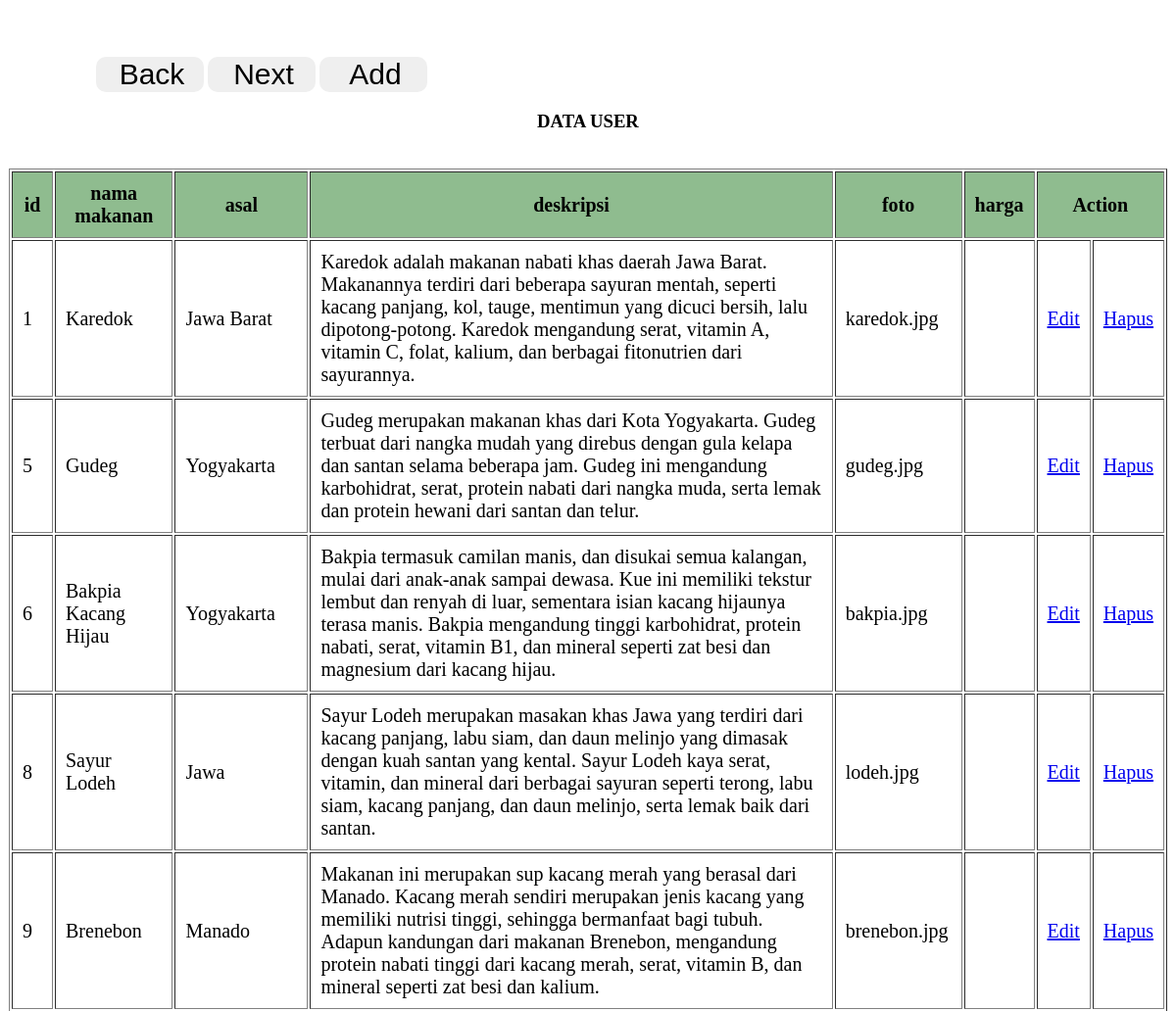
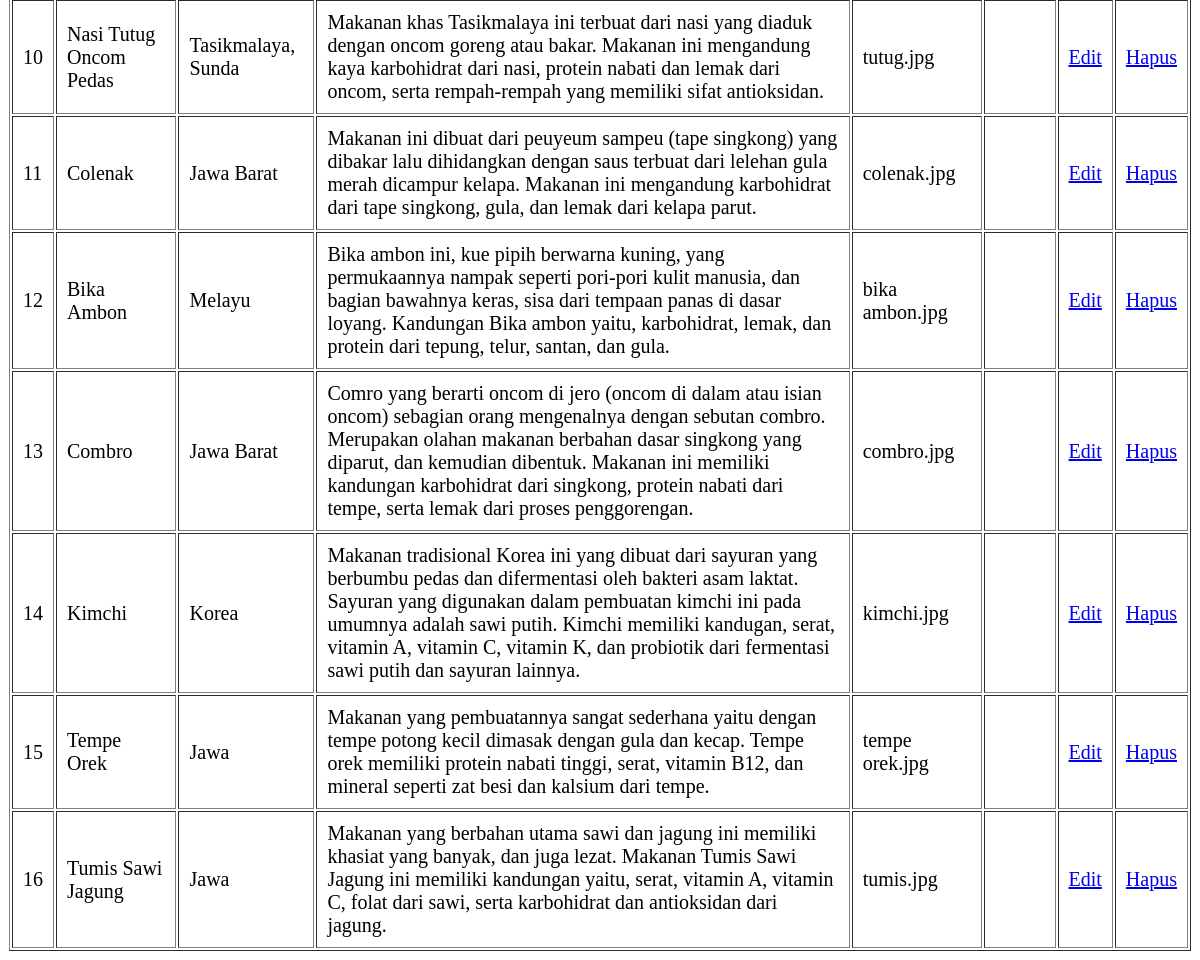
/ukl/datamakanan.php, run on the app's committed database (2 pictures, top to bottom).
### tables this page shows
CREATE TABLE `makanan2` (
  `id_makanan` int(100) NOT NULL,
  `nama_makanan` varchar(100) NOT NULL,
  `asal` varchar(100) NOT NULL,
  `deskripsi` varchar(1000) NOT NULL,
  `foto` varchar(100) NOT NULL,
  `id_user` int(100) NOT NULL
);

### ukl/datamakanan.php (the view, shortened to what this page needs)
<!DOCTYPE html>
<html lang="en">
<head>
    </head>
    <body>
    <div class="servicess">
        <a href="tabeluser.php" class="learn-isi"><button>Back</button></a>
        <a href="dataminuman.php" class="learn-isi"><button>Next</button></a>
        <a href="tambahmakanan.php" class="learn-isi"><button>Add</button></a>
    </div>
    <h3 class="judul">DATA USER</h3>
    <br>
    <div class="tabel">
    <table border="1">
    <tr>
        <th>id</th>
        <th>nama makanan</th>
        <th>asal</th>
        <th>deskripsi</th>
        <th>foto</th>
        <th>harga</th>
        <th colspan="2">Action</th>
    </tr>
    </div>
<?php
include 'koneksi.php';
$result = mysqli_query($mysqli, "SELECT * FROM makanan2") or die (mysqli_error());
while($data = mysqli_fetch_array($result)){
    ?>
    <tr>
        <td><?php echo $data['id_makanan']; ?></td>
        <td><?php echo $data['nama_makanan']; ?></td>
        <td><?php echo $data['asal']; ?></td>
        <td><?php echo $data['deskripsi']; ?></td>
        <td><?php echo $data['foto']; ?></td>
        <td><?php echo $data['harga_makanan']; ?></td>
        <td><a href='editdatauser.php?Id=<?php echo $data['id_user'];?>'>Edit</a></td>
        <td><a href='deleteuser.php?Id=<?php echo $data['id_user'];?>'>Hapus</a></td>
        <?php
    }
    ?>
    </tr>
</html>

### ukl/datamakanan.php (style rules this page uses)
.judul { text-align: center; font-weight:600; color:black; }
.tabel th { background-color: #8FBC8F; height:40px; padding:10px; }
.tabel { border-collapse: collapse; font-size:20px; border:1px solid white; display: flex; justify-content: center; align-items: center; }
.tabel td { padding:10px; height:25px; }
.servicess { text-align: left ; padding-left: 90px; }
.servicess button { margin-top: 50px; padding-left: 10px; width: 110px; border-radius: 10px; border: none; font-size: 30px; }

### data on the page
makanan2: id_makanan "1", nama_makanan "Karedok", asal "Jawa Barat", deskripsi "Karedok adalah makanan nabati khas daerah Jawa Barat. Makanannya terdiri dari beberapa sayuran mentah, seperti kacang panjang, kol, tauge, mentimun yang dicuci bersih, lalu dipotong-potong. Karedok mengandung serat, vitamin A, vitamin C, folat, kalium, dan berbagai fitonutrien dari sayurannya.", foto "karedok.jpg"
makanan2: id_makanan "5", nama_makanan "Gudeg", asal "Yogyakarta", deskripsi "Gudeg merupakan makanan khas dari Kota Yogyakarta. Gudeg terbuat dari nangka mudah yang direbus dengan gula kelapa dan santan selama beberapa jam. Gudeg ini mengandung karbohidrat, serat, protein nabati dari nangka muda, serta lemak dan protein hewani dari santan dan telur.", foto "gudeg.jpg"
makanan2: id_makanan "6", nama_makanan "Bakpia Kacang Hijau", asal "Yogyakarta", deskripsi "Bakpia termasuk camilan manis, dan disukai semua kalangan, mulai dari anak-anak sampai dewasa. Kue ini memiliki tekstur lembut dan renyah di luar, sementara isian kacang hijaunya terasa manis. Bakpia mengandung tinggi karbohidrat, protein nabati, serat, vitamin B1, dan mineral seperti zat besi dan magnesium dari kacang hijau.", foto "bakpia.jpg"
makanan2: id_makanan "8", nama_makanan "Sayur Lodeh", asal "Jawa", deskripsi "Sayur Lodeh merupakan masakan khas Jawa yang terdiri dari kacang panjang, labu siam, dan daun melinjo yang dimasak dengan kuah santan yang kental. Sayur Lodeh kaya serat, vitamin, dan mineral dari berbagai sayuran seperti terong, labu siam, kacang panjang, dan daun melinjo, serta lemak baik dari santan.", foto "lodeh.jpg"
makanan2: id_makanan "9", nama_makanan "Brenebon", asal "Manado", deskripsi "Makanan ini merupakan sup kacang merah yang berasal dari Manado. Kacang merah sendiri merupakan jenis kacang yang memiliki nutrisi tinggi, sehingga bermanfaat bagi tubuh. Adapun kandungan dari makanan Brenebon, mengandung protein nabati tinggi dari kacang merah, serat, vitamin B, dan mineral seperti zat besi dan kalium.", foto "brenebon.jpg"
makanan2: id_makanan "10", nama_makanan "Nasi Tutug Oncom Pedas", asal "Tasikmalaya, Sunda", deskripsi "Makanan khas Tasikmalaya ini terbuat dari nasi yang diaduk dengan oncom goreng atau bakar. Makanan ini mengandung kaya karbohidrat dari nasi, protein nabati dan lemak dari oncom, serta rempah-rempah yang memiliki sifat antioksidan.", foto "tutug.jpg"
makanan2: id_makanan "11", nama_makanan "Colenak", asal "Jawa Barat", deskripsi "Makanan ini dibuat dari peuyeum sampeu (tape singkong) yang dibakar lalu dihidangkan dengan saus terbuat dari lelehan gula merah dicampur kelapa. Makanan ini mengandung karbohidrat dari tape singkong, gula, dan lemak dari kelapa parut.", foto "colenak.jpg"
makanan2: id_makanan "12", nama_makanan "Bika Ambon", asal "Melayu", deskripsi "Bika ambon ini, kue pipih berwarna kuning, yang permukaannya nampak seperti pori-pori kulit manusia, dan bagian bawahnya keras, sisa dari tempaan panas di dasar loyang. Kandungan Bika ambon yaitu, karbohidrat, lemak, dan protein dari tepung, telur, santan, dan gula.", foto "bika ambon.jpg"
makanan2: id_makanan "13", nama_makanan "Combro", asal "Jawa Barat", deskripsi "Comro yang berarti oncom di jero (oncom di dalam atau isian oncom) sebagian orang mengenalnya dengan sebutan combro. Merupakan olahan makanan berbahan dasar singkong yang diparut, dan kemudian dibentuk. Makanan ini memiliki kandungan karbohidrat dari singkong, protein nabati dari tempe, serta lemak dari proses penggorengan.", foto "combro.jpg"
makanan2: id_makanan "14", nama_makanan "Kimchi", asal "Korea", deskripsi "Makanan tradisional Korea ini yang dibuat dari sayuran yang berbumbu pedas dan difermentasi oleh bakteri asam laktat. Sayuran yang digunakan dalam pembuatan kimchi ini pada umumnya adalah sawi putih. Kimchi memiliki kandugan, serat, vitamin A, vitamin C, vitamin K, dan probiotik dari fermentasi sawi putih dan sayuran lainnya.", foto "kimchi.jpg"
makanan2: id_makanan "15", nama_makanan "Tempe Orek", asal "Jawa", deskripsi "Makanan yang pembuatannya sangat sederhana yaitu dengan tempe potong kecil dimasak dengan gula dan kecap. Tempe orek memiliki protein nabati tinggi, serat, vitamin B12, dan mineral seperti zat besi dan kalsium dari tempe.", foto "tempe orek.jpg"
makanan2: id_makanan "16", nama_makanan "Tumis Sawi Jagung", asal "Jawa", deskripsi "Makanan yang berbahan utama sawi dan jagung ini memiliki khasiat yang banyak, dan juga lezat. Makanan Tumis Sawi Jagung ini memiliki kandungan yaitu, serat, vitamin A, vitamin C, folat dari sawi, serta karbohidrat dan antioksidan dari jagung.", foto "tumis.jpg"
